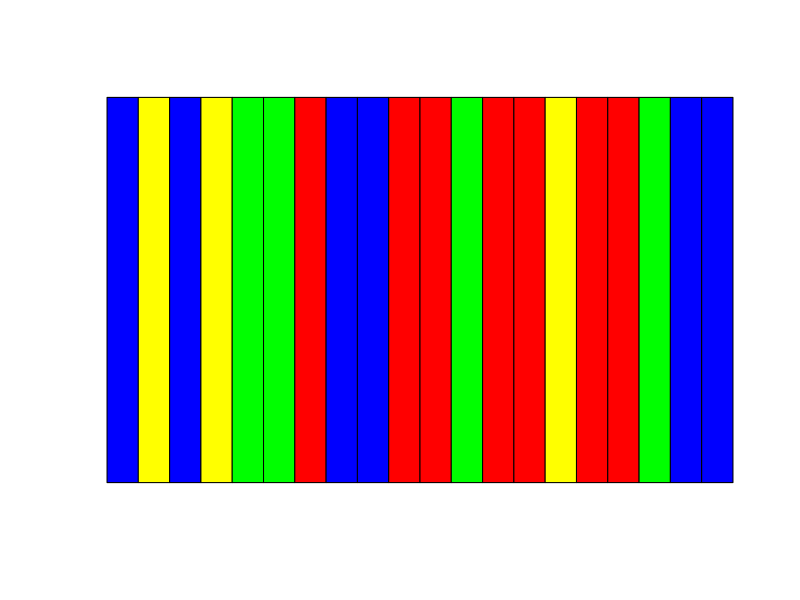

Here is the R script that generated this plot:
rm(list=ls())

drawBase <- function()
	{
		ranNum <- runif(1)
		if (ranNum <= 0.25) { return(rgb(1,0,0,alpha=1)) }
		else if (ranNum < 0.5) { return(rgb(0,1,0,alpha=1)) }
		else if (ranNum < 0.75) { return(rgb(0,0,1,alpha=1)) }
		else if (ranNum <= 1.0) { return(rgb(1,1,0,alpha=1)) }
	}

ntax <- 1
nsites <- 20

quartz(width=10,height=4)
plot(x=c(),y=c(),xlim=c(0,nsites),ylim=c(0,ntax),xlab="",ylab="",main="",xaxt="n",yaxt="n",bty="n")

for (i in 1:ntax){
	for (j in 1:nsites){
		polygon(x=c(j-1,j,j,j-1),y=c(i-1,i-1,i,i),col=drawBase())
	}
}
